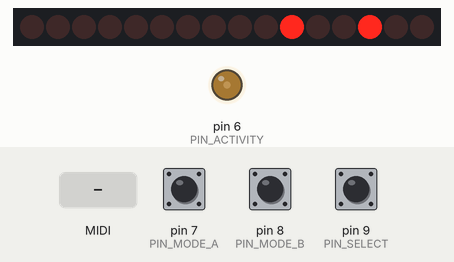
Recording of a sketch running on a simulated SparkFun Pro Micro, built with avr-gcc and run on an emulated ATmega32U4. Shown: 16 shift-register outputs drawn as a row of LEDs (first output left, lit = HIGH), output pins drawn as LEDs (lit = HIGH). Wiring (inferred from the names in the program): 2 × shift register (74HC595): data pin 2; shift clock pin 3; latch pin 4; OE pin 5. Wiring (inferred from the signals the program sends): row of LEDs: on Q0, Q1, Q2, Q3, Q4, Q5, Q6, Q7, Q8, Q9, Q10, Q11, Q12, Q13, Q14, Q15. The inputs (shaded band) are chosen by the test bench; at power-on: pin 9 (PIN_SELECT) HIGH, pin 7 (PIN_MODE_A) HIGH, pin 8 (PIN_MODE_B) HIGH. MIDI output is not drawn; pins used as bus, display or sensor lines are not drawn.

Above: at 1.2 s.
1.3 s: MIDI note 36 received
At 3.2 s:
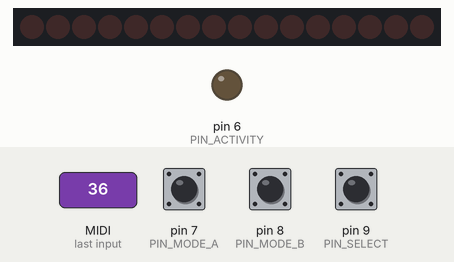
3.5 s: pin 9 (PIN_SELECT) pulled LOW for 0.15 s
At 4.3 s:
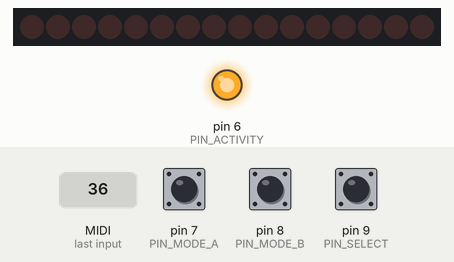
6.6 s: MIDI note 48 received
At 6.78 s:
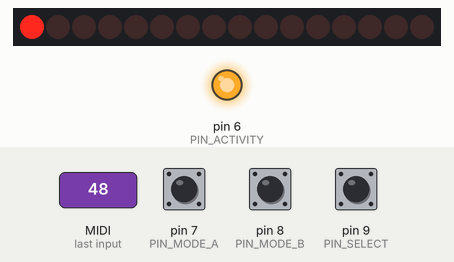
8.7 s: MIDI note 60 received
At 11.4 s:
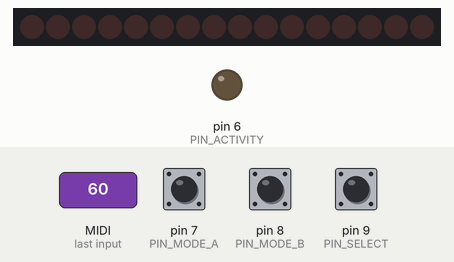
11.7 s: MIDI note 64 received
At 11.88 s:
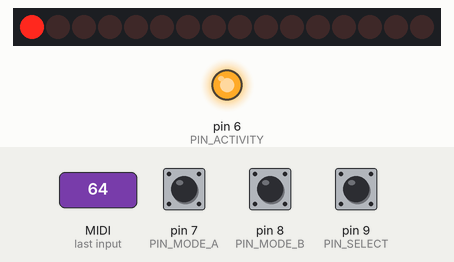
14.7 s: pin 9 (PIN_SELECT) pulled LOW for 1 s
At 15.5 s:
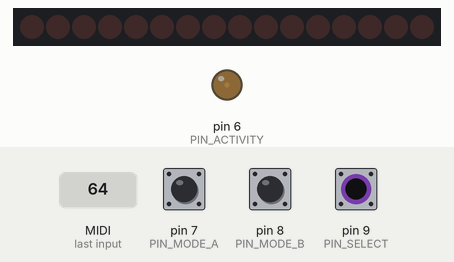
Timing chart, 0 to 17.7 s (numbered marks = the images above; inputs shaded):
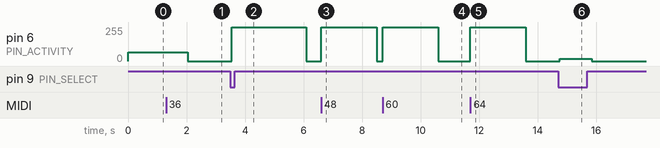

The sketch:

ChannelMonitor.ino
```cpp
#include <Arduino.h>
#include <MIDI.h>
#include <ezButton.h>
#include "constants.h"
#include "settings.h"
#include "channel_monitor.h"
#include "custom_led.h"
#include "intro_sequence.h"

CustomLED activity(PIN_ACTIVITY);
ChannelMonitor channels(PIN_DATA, PIN_CLOCK, PIN_LATCH, PIN_OE);
ezButton button(PIN_SELECT);
IntroSequence intro(INTRO_STEP);

MIDI_CREATE_DEFAULT_INSTANCE();

void read_settings() {
    Brightness level = Brightness::BRIGHTNESS_MEDIUM;
    if (digitalRead(PIN_MODE_A) == LOW && digitalRead(PIN_MODE_B) == LOW) {
        level = Brightness::BRIGHTNESS_LOW;
    } else if (digitalRead(PIN_MODE_A) == LOW || digitalRead(PIN_MODE_B) == LOW) {
        level = Brightness::BRIGHTNESS_HIGH;
    }

    activity.set_brightness(level);
    channels.set_brightness(level);
}

void setup() {
    activity.boost(2500);
    button.setDebounceTime(DEBOUNCE_DELAY);

    pinMode(PIN_MODE_A, INPUT_PULLUP);
    pinMode(PIN_MODE_B, INPUT_PULLUP);
    read_settings();

    MIDI.begin(MIDI_CHANNEL_OMNI);
}

void loop() {
    #if INTRO_STEP > 0
        if (!intro.is_done()) {
            if (intro.is_ready()) {
                channels.write(intro.get_lsb(), intro.get_msb());
                intro.next();
            } else {
                delay(10);
            }
        } else {
            channels.tick();
        }
    #else
        channels.tick();
    #endif

    button.loop();
    if (button.isPressed()) {
        activity.toggle_brightness();
        activity.boost(1000);
        channels.toggle_brightness();
    }

    activity.tick();
    if (MIDI.read()) {
        switch (MIDI.getType()) {
            case midi::NoteOn:              // 0x90
            case midi::NoteOff:             // 0x80
            case midi::AfterTouchPoly:      // 0xA0
            case midi::ControlChange:       // 0xB0
            case midi::ProgramChange:       // 0xC0
            case midi::AfterTouchChannel:   // 0xD0
            case midi::PitchBend:           // 0xE0
                #if INTRO_STEP > 0
                    intro.abort();
                #endif
                channels.boost_channel(MIDI.getChannel() - 1);
                activity.boost(ACTIVITY_DELAY);
                break;
            default:
                break;
        }
    }
}
```

brightness.h
```cpp
#pragma once
#include <Arduino.h>

enum Brightness: uint8_t {
    BRIGHTNESS_LOW = 0,
    BRIGHTNESS_MEDIUM = 1,
    BRIGHTNESS_HIGH = 2
};
```

channel_monitor.cpp
```cpp
#include "channel_monitor.h"
#include "settings.h"

ChannelMonitor::ChannelMonitor(uint8_t pin_data, uint8_t pin_clock, uint8_t pin_latch, uint8_t pin_oe) {
	pinMode(pin_data, OUTPUT);
	_data = pin_data;

	pinMode(pin_clock, OUTPUT);
	_clock = pin_clock;

	pinMode(pin_latch, OUTPUT);
	_latch = pin_latch;

    set_brightness(Brightness::BRIGHTNESS_MEDIUM);
	pinMode(pin_oe, OUTPUT);
	_oe = pin_oe;

    clear();
}

void ChannelMonitor::set_brightness(Brightness value) {
    switch (value) {
        case Brightness::BRIGHTNESS_LOW:
            analogWrite(PIN_OE, LED_CHANNEL_LOW);
            break;

        case Brightness::BRIGHTNESS_MEDIUM:
            analogWrite(PIN_OE, LED_CHANNEL_MEDIUM);
            break;

        case Brightness::BRIGHTNESS_HIGH:
            analogWrite(PIN_OE, LED_CHANNEL_HIGH);
            break;

        default:
            return;
    }

    _brightness = value;
}

void ChannelMonitor::toggle_brightness() {
    uint8_t value = _brightness;
    if (value == Brightness::BRIGHTNESS_HIGH) value = Brightness::BRIGHTNESS_LOW;
    else value++;
    set_brightness((Brightness) value);
}

byte ChannelMonitor::get_lsb() {
    byte result = 0;
    for (int ch = 0; ch < 8; ch++){
        if (_states[ch]) {
            result |= (1 << ch);
        }
    }
    return result;
}

byte ChannelMonitor::get_msb() {
    byte result = 0;
    for (int ch = 0; ch < 8; ch++){
        if (_states[ch + 8]) {
            result |= (1 << ch);
        }
    }
    return result;
}

void ChannelMonitor::tick() {
    for (int channel = 0; channel < 16; channel++) {
        if (_states[channel] && millis() > _timers[channel]) {
            _states[channel] = false;
            _timers[channel] = 0;
            dirty = true;
        }
    }

    if (dirty) write(get_lsb(), get_msb());
}

void ChannelMonitor::write(byte lsb, byte msb) {
    digitalWrite(_latch, LOW);
    shiftOut(_data, _clock, MSBFIRST, msb);
    shiftOut(_data, _clock, MSBFIRST, lsb);
    digitalWrite(_latch, HIGH);
    dirty = false;
}

void ChannelMonitor::boost_channel(byte channel) {
    _states[channel] = true;
    _timers[channel] = millis() + CHANNEL_DELAY;
    dirty = true;
}

void ChannelMonitor::clear_channel(byte channel) {
    _states[channel] = false;
    _timers[channel] = 0;
    dirty = true;
}

void ChannelMonitor::clear() {
    for (int channel = 0; channel < 16; channel++) {
        _states[channel] = false;
        _timers[channel] = 0;
    }
    write(0x00, 0x00);
}
```

channel_monitor.h
```cpp
#pragma once
#include "Arduino.h"
#include "brightness.h"

class ChannelMonitor {
    public:
        ChannelMonitor(uint8_t pin_data, uint8_t pin_clock, uint8_t pin_latch, uint8_t pin_oe);
        void tick();
        void clear();
        void boost_channel(byte channel);
        void clear_channel(byte channel);
        void write(byte lsb, byte msb);
        void set_brightness(Brightness value);
        void toggle_brightness();
    private:
        byte get_lsb();
        byte get_msb();

        uint8_t _data;
        uint8_t _clock;
        uint8_t _latch;
        uint8_t _oe;

        bool dirty;
        unsigned long _timers[16];
        bool _states[16];
        uint8_t _brightness;
};
```

constants.h
```cpp
#pragma once

#define PIN_DATA 2
#define PIN_CLOCK 3
#define PIN_LATCH 4
#define PIN_OE 5

#define PIN_ACTIVITY 6
#define PIN_MODE_A 7
#define PIN_MODE_B 8
#define PIN_SELECT 9

#define PIN_VU_LEFT 18
#define PIN_VU_RIGHT 19
```

custom_led.cpp
```cpp
#include "custom_led.h"
#include "settings.h"

CustomLED::CustomLED(uint8_t pin) {
    digitalWrite(pin, LOW);
	pinMode(pin, OUTPUT);
	_pin = pin;
    set_brightness(Brightness::BRIGHTNESS_MEDIUM);
}

void CustomLED::tick() {
    if (timer > 0 && millis() > timer) {
        #if ACTIVITY_DECAY > 0
            if (real_value > 0) {
                real_value--;
                timer = millis() + ACTIVITY_DECAY;
                analogWrite(_pin, real_value);
            } else {
                timer = 0;
                digitalWrite(_pin, LOW);
            }
        #else
            timer = 0;
            digitalWrite(_pin, LOW);
        #endif
   }
}

void CustomLED::boost(int period) {
    timer = millis() + period;
    real_value = value;
    analogWrite(_pin, real_value);
}

void CustomLED::clear(byte channel) {
    digitalWrite(_pin, LOW);
    timer = 0;
}

void CustomLED::set_brightness(Brightness level) {
    switch (level) {
        case Brightness::BRIGHTNESS_LOW:
            value = LED_ACT_LOW;
            break;

        case Brightness::BRIGHTNESS_MEDIUM:
            value = LED_ACT_MEDIUM;
            break;

        case Brightness::BRIGHTNESS_HIGH:
            value = LED_ACT_HIGH;
            break;

        default:
            return;
    }
    real_value = value;

    analogWrite(_pin, real_value);
    _brightness = level;
}

void CustomLED::toggle_brightness() {
    uint8_t level = _brightness;
    if (level == Brightness::BRIGHTNESS_HIGH) level = Brightness::BRIGHTNESS_LOW;
    else level++;
    set_brightness((Brightness) level);
}
```

custom_led.h
```cpp
#pragma once
#include <Arduino.h>
#include "brightness.h"

class CustomLED {
    public:
        CustomLED(uint8_t pin);
        void tick();
        void boost(int period);
        void clear(byte channel);
        void set_brightness(Brightness value);
        void toggle_brightness();
    private:
        uint8_t _pin;
        byte value;
        byte real_value;

        unsigned long timer;
        uint8_t _brightness;
};
```

intro_sequence.cpp
```cpp
#include "intro_sequence.h"
#include "settings.h"

IntroSequence::IntroSequence(int delay) {
    _delay = delay;
    _done = false;
    _step = 0;
    _timer = millis() + _delay;
}

bool IntroSequence::is_done() {
    return _done;
}

bool IntroSequence::is_ready() {
    return (millis() > _timer);
}

byte IntroSequence::get_lsb() {
    return pgm_read_byte_near(sequence + _step);
}

byte IntroSequence::get_msb() {
    return pgm_read_byte_near(sequence + (_step + 1));
}

void IntroSequence::next() {
    _step += 2;
    if (_step >= sequence_len) {
        _done = true;
    }
    _timer = millis() + _delay;
}


void IntroSequence::abort() {
    _done = true;
}
```

intro_sequence.h
```cpp
#pragma once
#include "Arduino.h"

const PROGMEM uint8_t sequence[] = {
    0b00000000,
    0b00000000,

    0b00000000,
    0b10000001,

    0b00000000,
    0b01000010,

    0b00000000,
    0b00100100,

    0b00000000,
    0b00011000,

    0b00011000,
    0b00000000,

    0b00100100,
    0b00000000,

    0b01000010,
    0b00000000,

    0b10000001,
    0b00000000,

    0b00000000,
    0b10000001,

    0b00000000,
    0b01000010,

    0b00000000,
    0b00100100,

    0b00000000,
    0b00011000,

    0b00011000,
    0b00011000,

    0b00111100,
    0b00111100,

    0b01111110,
    0b01111110,

    0b11111111,
    0b11111111,

    0b10100101,
    0b11111111,

    0b00000000,
    0b10100101,

    0b00000000,
    0b00000000
};
const int sequence_len = sizeof(sequence) / sizeof(sequence[0]);

class IntroSequence {
    public:
        IntroSequence(int delay);
        bool is_done();
        bool is_ready();
        byte get_lsb();
        byte get_msb();
        void next();
        void abort();

    private:
        bool _done;
        int _delay;
        int _step;
        unsigned long _timer;
};
```

settings.h
```cpp
#pragma once
#include "constants.h"

/* Defines the time spent between each step of the intro sequence. Set to 0
 * in order to remove it completely.
 */
#define INTRO_STEP 250

/* Defines how long the activity LED will stay on before turning off without
 * activity. Increasing this value from around 100ms to 250ms will make it
 * appear mostly solid.
 */
#define ACTIVITY_DELAY 50
#define ACTIVITY_DECAY 5

/* Defines how long a channel will stay lit after a MIDI-message has been
 * received. Not as exact, but for people who don't like too much flickering
 * this is a good thing.
 */
#define CHANNEL_DELAY 250

/* Button debounce delay, meaning that a switch needs to be stable for at
 * least this many milliseconds before we recognize it as a valid press.
 */
#define DEBOUNCE_DELAY 50

/* Defines the analog values used with the LEDs, these may need tweaking if
 * the "LOW" settings fails to light up your LEDs. Note that the channel LED
 * brightness have their values reversed are they're controlling the output
 * signal on the shift registers.
 */
#define LED_ACT_HIGH 255
#define LED_ACT_MEDIUM 64
#define LED_ACT_LOW 16
#define LED_ACT_OFF 0

#define LED_CHANNEL_LOW 254
#define LED_CHANNEL_MEDIUM 240
#define LED_CHANNEL_HIGH 0
```

Measured:
- after the input at 3.5 s, pin 6 (PIN_ACTIVITY): 0/255 → 255/255 after 0.05 s, → 0/255 2.5 s later
- after the input at 6.6 s, pin 6 (PIN_ACTIVITY): 0/255 → 255/255 at once, → 0/255 1.9 s later
- after the input at 8.7 s, pin 6 (PIN_ACTIVITY): 0/255 → 255/255 at once, → 0/255 1.9 s later
- after the input at 11.7 s, pin 6 (PIN_ACTIVITY): 0/255 → 255/255 at once, → 0/255 1.9 s later
- after the input at 14.7 s, pin 6 (PIN_ACTIVITY): 0/255 → 16/255 after 0.05 s, → 0/255 1.1 s later
